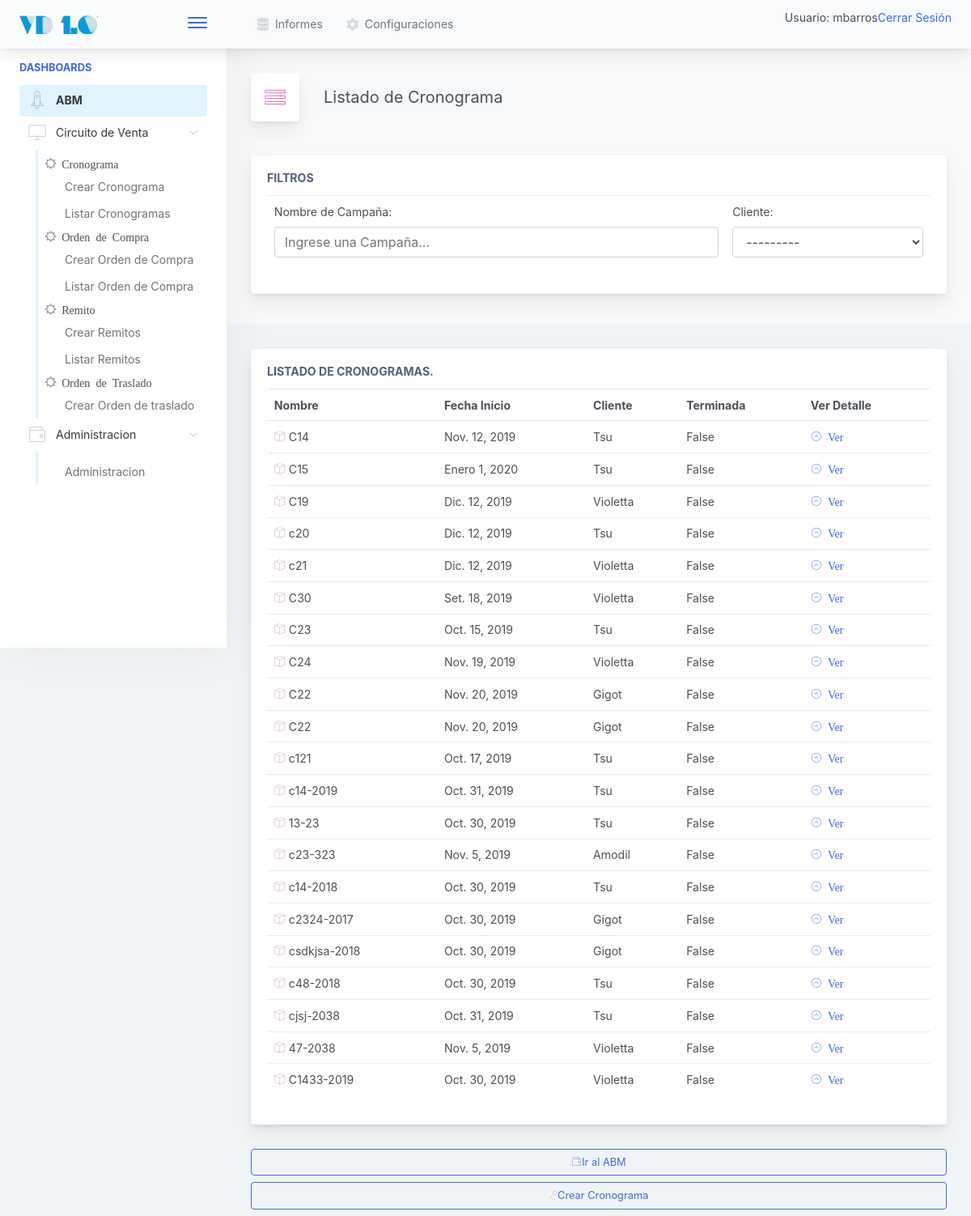
Page /venta/cronograma/listar/ (signed in) on the earlier database version.
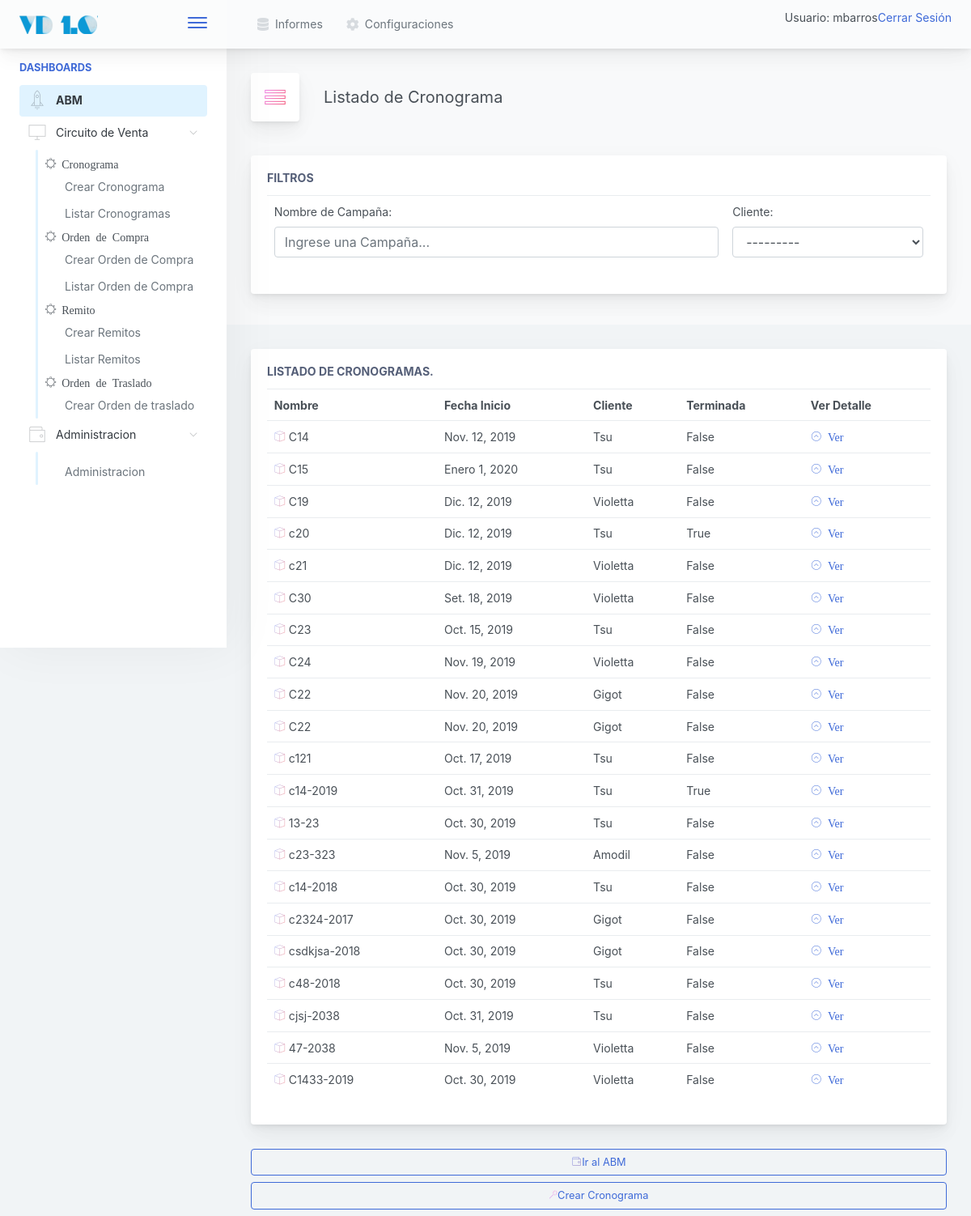
Same page on the later database version.
### venta/models.py (models this page shows)
class Cronograma(models.Model):
	nombre  		= models.CharField(max_length=20)
	cliente 		= models.ForeignKey(Cliente, null=False, blank=False, on_delete=models.CASCADE)
	fecha_inicio 	= models.DateField(null=True, blank=True)
	terminada 		= models.BooleanField(default=False)
	def __str__(self):
		return self.nombre

### gral/models.py (models this page shows)
class Cliente(models.Model):
    razon_social      = models.CharField(max_length=150, unique=True)
    nombre_corto      = models.CharField(max_length=25, unique=True)
    cuit              = models.CharField(max_length=15, unique=True)
    direccion_fiscal  = models.CharField(max_length=250)
    direccion_entrega = models.CharField(max_length=250)
    condicion_iva     = models.CharField(max_length=100, blank=False, default='Responsable Inscripto')
    observaciones     = models.TextField(blank=True)
    def __str__(self):
        return self.nombre_corto

### venta/views.py (the view)
# urls.py: path('cronograma/listar/', CronogramaList.as_view(), name='CronogramaList'),
class CronogramaList(LoginRequiredMixin, ListView):
	model = Cronograma

### inicio/templates/venta/cronograma_list.html (shortened to what this page needs)
{% extends '../base.html' %}
{%  block cuerpo %}
<div class="app-page-title">
	<div class="page-title-heading">
		<div class="page-title-icon">
			<i class="pe-7s-menu icon-gradient bg-ripe-malin"> </i>
		</div>
		<div>Listado de Cronograma</div>
	</div>
	<br /> <br />
	<div class="main-card mb-2 card">
		<div class="card-body">
			<h5 class="card-title">Filtros</h5>
			<table class="table table-hover table-fixed">
				<tr>
					<td>
					<label for="filtroNombre">Nombre de Campaña:</label>
					<input type="text" class="form-control" id="filtroNombre"
						onkeyup="filtroNombreCliente()"
						placeholder="Ingrese una Campaña..."></td>
					<td>
					<label for="clientes_select">Cliente:</label>
					<select id="clientes_select" class="form-control"
						onchange="filtroNombreCliente()"></select></td>
				</tr>
			</table>
		</div>
	</div>
</div>
{% if object_list %}
<div class="main-card mb-3 card">
	<div class="card-body">
	<h5 class="card-title">Listado de cronogramas.</h5>
		<table class="table table-hover table-fixed" id="tablaResultado">
		  <tr>
		    <th>Nombre</th>
		    <th>Fecha Inicio</th>
		    <th>Cliente</th>
		    <th>Terminada</th>
		    <th>Ver Detalle</th>
		  </tr>
		      {% for cronograma in object_list %}
		   <tr>
		      <td><i class="pe-7s-box2 icon-gradient bg-amy-crisp">
		        </i>
		        {{cronograma}}
		      </td>
		      <td>
		        {{cronograma.fecha_inicio }}
		      </td>
		      <td>
		        {{cronograma.cliente}}
		      </td>
		      <td>
		        {{ cronograma.terminada }}
		      </td>
		      <td>
			      <a href="{% url 'venta:CronogramaDetail' pk=cronograma.id %}">
			      	<i class="pe-7s-angle-up-circle">
			      			Ver
			      	</i>
			      </a>
		      </td>
		    </tr>
		      {% endfor %}
		    {% else %}
		      <p>No hay registros para mostrar.</p>
		    {% endif %}
		</table>
	</div>
</div>
<a href="{% url 'inicio:abm' %}">
<button class="mb-2 mr-2 btn-transition btn btn-outline-primary btn-block">
		<i class="pe-7s-wallet icon-gradient bg-plum-plate"></i>Ir al ABM
</button>
</a>
<a href="{% url 'venta:CronogramaCreate' %}">
<button class="mb-2 mr-2 btn-transition btn btn-outline-primary btn-block">
		<i class="pe-7s-magic-wand icon-gradient bg-mixed-hopes"></i>Crear Cronograma
</button>
</a>
{% endblock %}

Differences in the rows shown:
changed Cronograma (number 4 of 21 on the later page): terminada "False" → "True"
changed Cronograma (number 12 of 21 on the later page): terminada "False" → "True"
